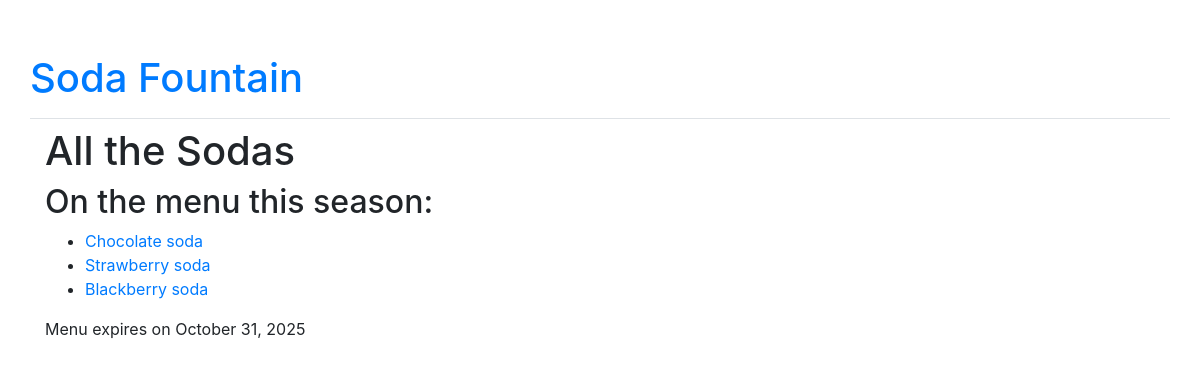
Page /menu/item/534/ on the earlier database version.
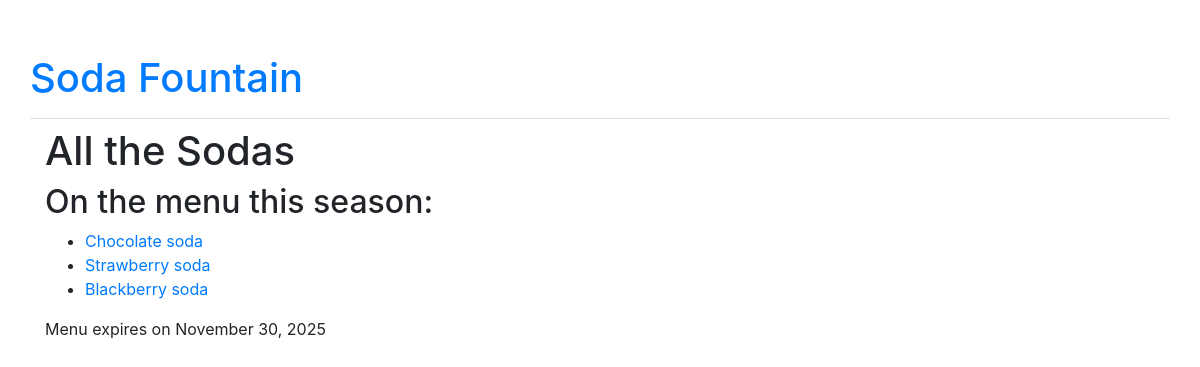
Same page on the later database version.
### menu/models.py (models this page shows, shortened)
class Menu(models.Model):
    season = models.CharField(max_length=20)  # Required Field
    items = models.ManyToManyField('Item', related_name='items')  # Required Field
    created_date = models.DateTimeField(default=timezone.now)  # Hidden Field
    expiration_date = models.DateField()  # Required Field

### menu/views.py (the view)
# urls.py: path('menu/item/<pk>/', views.menu_detail, name='menu_detail'),
def menu_detail(request, pk):
    try:
        menu = models.Menu.objects.prefetch_related('items').get(pk=pk)
    except ObjectDoesNotExist:
        raise Http404
    return render(request, 'menu/menu_detail.html', {'menu': menu})

### menu/models.py (called while the page is built)
    def __str__(self):
        return self.name

### menu/templates/menu/menu_detail.html (shortened to what this page needs)
{% extends 'base.html' %}
{% block content %}
    <div class="content container">
        <div class="row">
            <div class="col-md-8">
                <div class="post">
                    <h1>
                        {{ menu.season }}
                    </h1>
                    <h2>On the menu this season:</h2>
                    <ul>
                        {% for item in menu.items.all %}
                            <li><a href="{% url 'menu:item_detail' pk=item.pk %}">{{ item }}</a></li>
                        {% endfor %}
                    </ul>
                    {% if menu.expiration_date %}
                        <div class="date">
                            Menu expires on {{ menu.expiration_date|date:"F j, Y" }}
                        </div>
                    {% endif %}
                </div>
            </div>
        </div>
    </div>
{% endblock %}

Differences in the rows shown:
changed Menu "All the Sodas": expiration_date "October 31, 2025" → "November 30, 2025"
